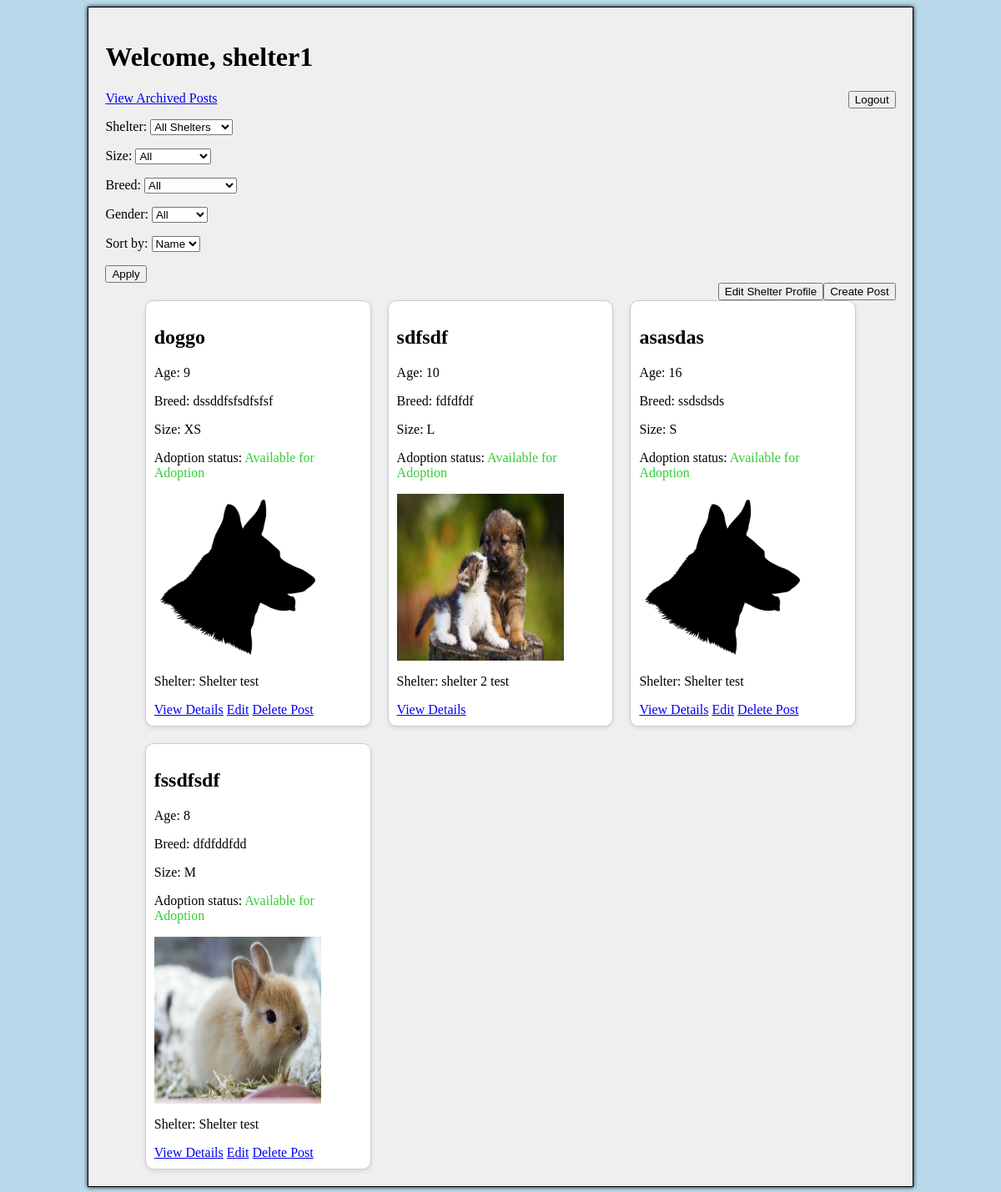
The page / (signed in) on the database as committed earlier.
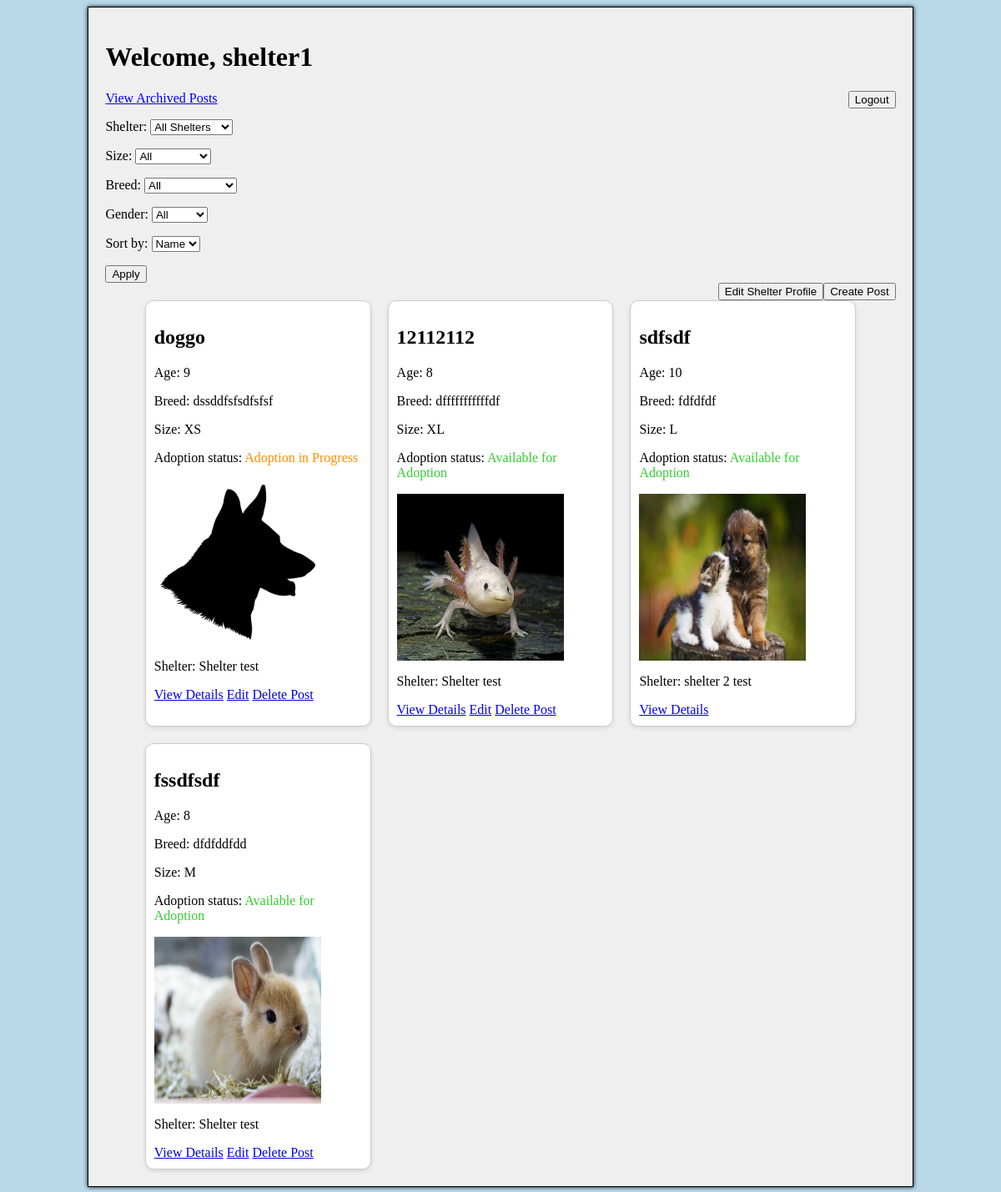
The same page on the database as committed later.
### gui/models.py (models this page shows, shortened)
class CustomUser(AbstractUser):
    ROLE_CHOICES = (
        ('ordinary', 'Ordinary User'),
        ('shelter', 'Shelter'),
    )
    role = models.CharField(max_length=10, choices=ROLE_CHOICES, default='ordinary')
    registration_code = models.CharField(max_length=100,  blank=True, null=True)

class DogAdoptionPost(models.Model):
    GENDER_CHOICES = [
        ('male', 'Male'),
        ('female', 'Female'),
    ]
    SIZE_CHOICES = [
        ('XS', 'Extra Small'),
        ('S', 'Small'),
        ('M', 'Medium'),
        ('L', 'Large'),
        ('XL', 'Extra Large'),
    ]
    ADOPTION_STAGE_CHOICES = [
        ('active', 'Active'),
        ('in_process', 'In Process'),
        ('completed', 'Completed'),
    ]
    name = models.CharField(max_length=255)
    age = models.PositiveIntegerField()
    gender = models.CharField(max_length=6, choices=GENDER_CHOICES)
    breed = models.CharField(max_length=255)
    description = models.TextField(blank=True)
    shelter = models.ForeignKey(Shelter, on_delete=models.CASCADE, null=True)
    image = models.ImageField(upload_to='dogs/', blank=True, null=True)
    size = models.CharField(max_length=2, choices=SIZE_CHOICES, default='M')
    adoption_stage = models.CharField(max_length=20, choices=ADOPTION_STAGE_CHOICES, default='active')

class Shelter(models.Model):
    user = models.OneToOneField(get_user_model(), on_delete=models.CASCADE, related_name='shelter', limit_choices_to={'role': 'shelter'}, null=True)
    name = models.CharField(max_length=255)
    working_hours = models.TextField()
    phone = models.CharField(max_length=20)
    address = models.CharField(max_length=255, default='')
    latitude = models.FloatField(default=0.0)
    longitude = models.FloatField(default=0.0)
    def __str__(self):
        return self.name

### gui/views.py (the view, shortened to what this page needs)
# urls.py: path('', views.index, name='index'),
@login_required(login_url='/register-login')
def index(request):
    dogs = DogAdoptionPost.objects.filter(adoption_stage__in=['active', 'in_process'])
    shelters = Shelter.objects.all()
    form = SortFilterForm(request.GET)
    if form.is_valid():
        if form.cleaned_data['shelter']:
            dogs = dogs.filter(shelter=form.cleaned_data['shelter'])
        if form.cleaned_data['size']:
            dogs = dogs.filter(size=form.cleaned_data['size'])
        if form.cleaned_data['breed']:
            dogs = dogs.filter(breed__icontains=form.cleaned_data['breed'])
        if form.cleaned_data['gender']:
            dogs = dogs.filter(gender=form.cleaned_data['gender'])
    return render(request, 'index.html', {'dogs': dogs, 'shelters': shelters, 'form': form})

### gui/forms.py
class SortFilterForm(forms.Form):
    shelter = forms.ModelChoiceField(queryset=Shelter.objects.all(), required=False, empty_label="All Shelters")
    size = forms.ChoiceField(choices=[('', 'All')] + DogAdoptionPost.SIZE_CHOICES, required=False)
    breed = forms.ChoiceField(choices=[], required=False)  # The choices for this field will be initialized in __init__
    gender = forms.ChoiceField(choices=[('', 'All'), ('male', 'Male'), ('female', 'Female')], required=False)
    sort_by = forms.ChoiceField(choices=[('name', 'Name'), ('age', 'Age'), ('size', 'Size')], required=False)
    def __init__(self, *args, **kwargs):
        super(SortFilterForm, self).__init__(*args, **kwargs)
        unique_breeds = DogAdoptionPost.objects.values_list('breed', flat=True).distinct()
        self.fields['breed'].choices = [('', 'All')] + [(breed, breed) for breed in unique_breeds if breed]

### gui/templates/index.html (shortened to what this page needs)
{% extends "base_content.html" %}
{% load static %}
{% block content %}
    <h1>Welcome, {{ request.user.username }}</h1>
    <form action="{% url 'logout' %}" method="post">
        <button type="submit" class="float-right">Logout</button>
    </form>
    <a href="{% url 'archive_page' %}">View Archived Posts</a>
    <form method="get" action="">
        {{ form.as_p }}
        <button type="submit">Apply</button>
    </form>
{% if request.user.role == 'shelter' %}
<form action="{% url 'create_post' %}" method="get" >
    <button type="submit" class="float-right">Create Post</button>
</form>
<form action="{% url 'edit_shelter' request.user.shelter.id %}" method="get">
    <button type="submit" class="float-right">Edit Shelter Profile</button>
</form>
{% endif %}
<div class="dog-container">
    {% for dog in dogs %}
    <div class="dog-item">
        <h2>{{ dog.name }}</h2>
        <p>Age: {{ dog.age }}</p>
        <p>Breed: {{ dog.breed }}</p>
        <p>Size: {{ dog.size }}</p>
        <p>Adoption status:
            <span style="{% if dog.adoption_stage == 'active' %}color:limegreen;
                         {% elif dog.adoption_stage == 'in_process' %}color:darkorange;
                         {% elif dog.adoption_stage == 'completed' %}color:blue;{% endif %}">
                {% if dog.adoption_stage == 'active' %}
                    Available for Adoption
                {% elif dog.adoption_stage == 'in_process' %}
                    Adoption in Progress
                {% elif dog.adoption_stage == 'completed' %}
                    Adoption Completed
                {% else %}
                    Unknown Status
                {% endif %}
            </span>
        </p>
        <div class="dog-image">
            {% if dog.image %}
                <img src="{{ dog.image.url }}" style="width: 200px; height: 200px;">
            {% else %}
                <img src="{% static 'dog_silhouette.jpg' %}" style="width: 200px; height: 200px;">
            {% endif %}
        </div>
        <p>Shelter: {{ dog.shelter.name }}</p>
        <a href="{% url 'dog_details' pk=dog.pk %}">View Details</a>
        {% if request.user.is_authenticated and request.user.role == 'shelter' and dog.shelter.user == request.user %}
            <a href="{% url 'edit_post' dog.pk %}">Edit</a>
            <a href="{% url 'delete_post' dog.pk %}">Delete Post</a>
        {% endif %}
    </div>
    {% endfor %}
</div>
{% endblock %}

### gui/templates/base_content.html (shortened to what this page needs)
{% load static %}
<!DOCTYPE html>
<html lang="en">
<head>
    <link rel="stylesheet" href="{% static 'generic.css' %}" />
</head>
<body>
    <div id="dog-content">
        {% block content %}{% endblock %}
    </div>
</body>
</html>

### gui/static/generic.css (style rules this page uses)
body { background-color: #b9d9eb; }
#dog-content { width: 90vw; max-width: 80%; margin: 0 auto; padding: 20px; background-color: #EFEFEF; border: 1px solid black; box-shadow: 0px 0px 5px 0px black; overflow: hidden; }
.float-right { float: right; }
.dog-container { display: grid; grid-template-columns: repeat(auto-fill, minmax(250px, 1fr)); gap: 20px; width: 90%; margin: 0 auto; }
.dog-item { background-color: white; border: 1px solid #ccc; border-radius: 10px; padding: 10px; box-shadow: 0 2px 5px rgba(0,0,0,0.1); align-items: center; }
.dog-image { width: 100%; height: 100%; border-radius: 10px; max-width: 200px; max-height: 200px; }

Rows that differ between the two databases and show on the page:
no longer on this page (row edited): DogAdoptionPost: name "asasdas", age "16", breed "ssdsdsds", size "S", adoption_stage "Available for Adoption", shelter.name "Shelter test", shows "Edit"
changed DogAdoptionPost "doggo": adoption_stage "Available for Adoption" → "Adoption in Progress"
now on this page (row edited): DogAdoptionPost: name "12112112", age "8", breed "dfffffffffffdf", size "XL", adoption_stage "Available for Adoption", image (picture), shelter.name "Shelter test", shows "Edit"
